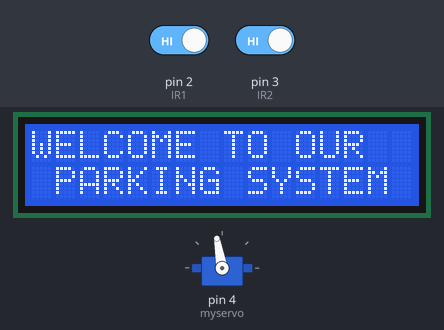
A sketch run on a simulated Arduino Uno, built with avr-gcc and run on an emulated ATmega328P. Parts: 16×2 character LCD, servo. The test bench sets the inputs (shaded band); at power-on: pin 2 (IR1) HIGH, pin 3 (IR2) HIGH.

Above: at 0.1 s.
At 3.2 s:
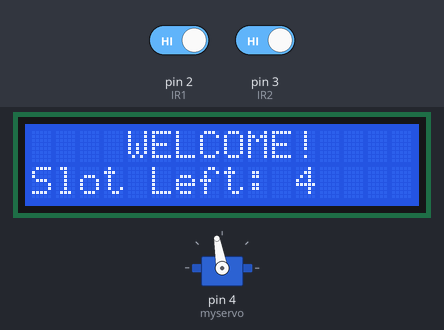
3.3 s: pin 2 (IR1) driven LOW
At 4.2 s:
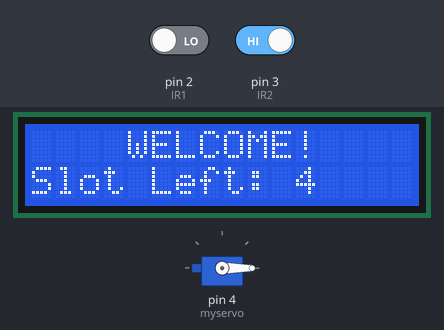
Timing chart, 0 to 6.8 s (numbered marks = the images above; inputs shaded):
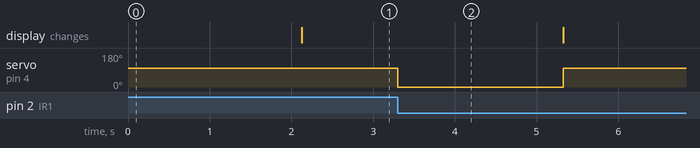

Measured:
- after the input at 3.3 s, servo on pin 4 (myservo): 100° → 0° at once, → 100° 2.0 s later

The sketch:

SMARTparking.ino
```cpp
#include <Wire.h>
#include <LiquidCrystal_I2C.h>
#include <Servo.h>

LiquidCrystal_I2C lcd(0x27, 16, 2);  //LCD
Servo myservo;  // creare un obiect servo

// definim pinii senzorilor IR
int IR1 = 2;
int IR2 = 3;

int Slot = 4;  // numarul de locuri de parcare

//pentru a urmari starea senzorilor IR
int flag1 = 0;
int flag2 = 0;

void setup() {
  Serial.begin(9600);
  lcd.init();                  // initializam LCD
  lcd.backlight();

  pinMode(IR1, INPUT);
  pinMode(IR2, INPUT);

  myservo.attach(4);
  myservo.write(100);          // pozitia initiala pentru servo

  // Display welcome message
  lcd.setCursor(0, 0);
  lcd.print("WELCOME TO OUR");
  lcd.setCursor(0, 1);
  lcd.print(" PARKING SYSTEM ");
  delay(2000);
  lcd.clear();
}

void loop() {
  int readIR1 = digitalRead(IR1);
  int readIR2 = digitalRead(IR2);

  // verificare senzor de la intrare
  if (readIR1 == LOW) {
    if (flag1 == 0) {  // verificam daca este o masina noua(flag1 este 0)
      flag1 = 1;       // modificam stare flag1
      if (Slot > 0 && flag2 == 0) {  // verificam ca exista locuri de parcare goale si ca nu iese nicio masina
        myservo.write(0);            // deschidem bariera
        Slot--;                      // scadem numarul locurilor de parcare
        delay(2000);                 // asteptam sa treaca masina
        myservo.write(100);          // inchidem bariera
      } else if (Slot <= 0) {
        lcd.setCursor(0, 0);
        lcd.print("    SORRY :(    ");
        lcd.setCursor(0, 1);
        lcd.print("  Parking Full  ");
        delay(3000);
        lcd.clear();
      }
    }
  } else {
    flag1 = 0;
  }

  // verficare senzor de la iesire
  if (readIR2 == LOW) {
    if (flag2 == 0) {  //verificam daca iese o masina(flag2 este 0)
      flag2 = 1;       // modificam stare flag2
      if (flag1 == 0) {  // verificam ca nu intra nicio masina
        myservo.write(0);  // deschidem bariera
        Slot++;            // crestem numarul locurilor de parcare
        delay(2000);       // asteptam masina sa treaca
        myservo.write(100);  // inchidem bariera
      }
    }
  } else {
    flag2 = 0;
  }

  // afisarea numarului locurilor de parcare ramase libere
  lcd.setCursor(0, 0);
  lcd.print("    WELCOME!    ");
  lcd.setCursor(0, 1);
  lcd.print("Slot Left: ");
  lcd.print(Slot);
}
```
